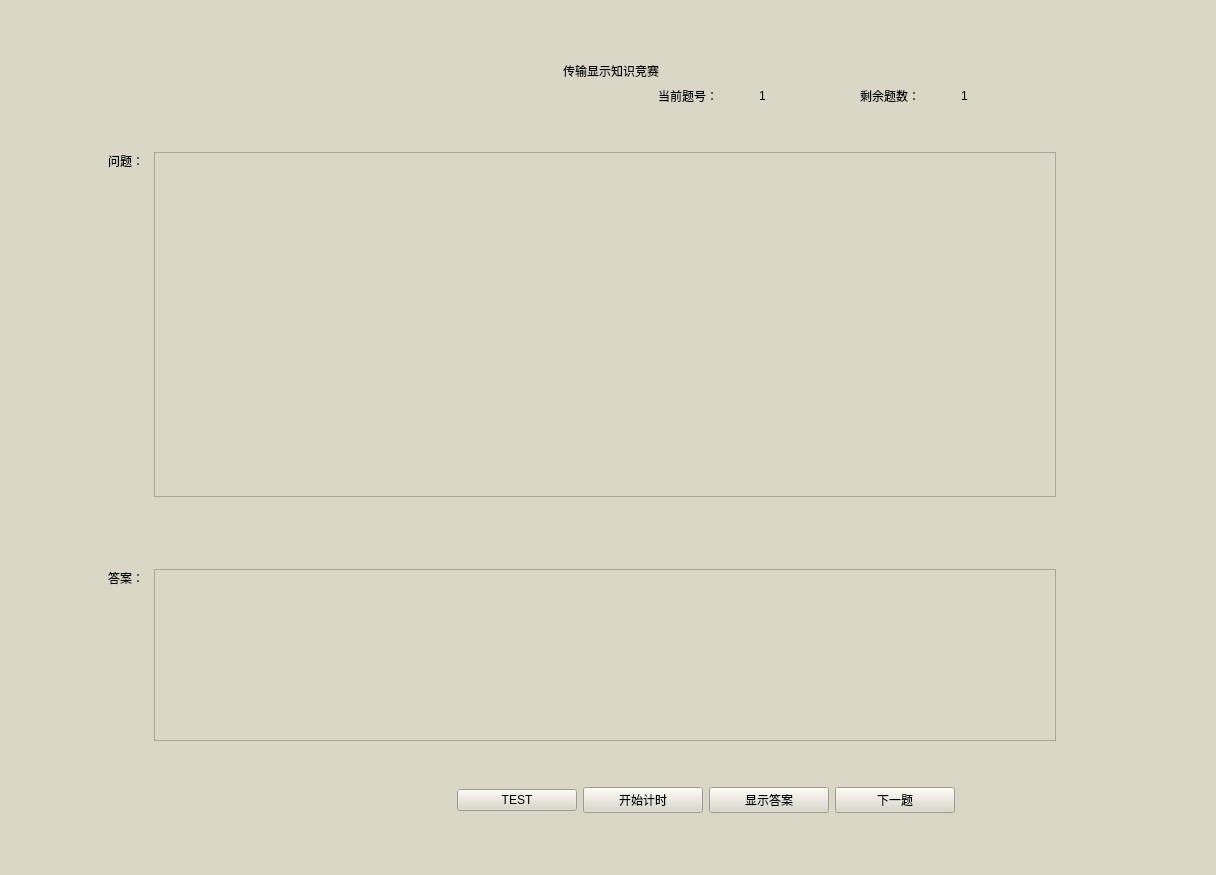
<?xml version="1.0" encoding="UTF-8"?>
<ui version="4.0">
 <class>CKnowledge</class>
 <widget class="QWidget" name="CKnowledge">
  <property name="windowModality">
   <enum>Qt::ApplicationModal</enum>
  </property>
  <property name="enabled">
   <bool>true</bool>
  </property>
  <property name="geometry">
   <rect>
    <x>0</x>
    <y>0</y>
    <width>1216</width>
    <height>875</height>
   </rect>
  </property>
  <property name="windowTitle">
   <string>SampleSoftware</string>
  </property>
  <property name="autoFillBackground">
   <bool>false</bool>
  </property>
  <property name="styleSheet">
   <string notr="true">background-color: rgb(218, 215, 199);</string>
  </property>
  <layout class="QFormLayout" name="formLayout">
   <item row="0" column="1">
    <widget class="QWidget" name="widget" native="true">
     <property name="sizePolicy">
      <sizepolicy hsizetype="Expanding" vsizetype="Expanding">
       <horstretch>1</horstretch>
       <verstretch>1</verstretch>
      </sizepolicy>
     </property>
     <property name="styleSheet">
      <string notr="true">border-image: url(:/img/img/yangpi.png);</string>
     </property>
     <layout class="QGridLayout" name="gridLayout">
      <item row="3" column="10" colspan="2">
       <layout class="QHBoxLayout" name="horizontalLayout_2">
        <item>
         <widget class="QLabel" name="label">
          <property name="styleSheet">
           <string notr="true">font: 26pt &quot;微软雅黑&quot;;</string>
          </property>
          <property name="text">
           <string>剩余题数：</string>
          </property>
         </widget>
        </item>
        <item>
         <widget class="QLabel" name="label_leftQsCnt">
          <property name="styleSheet">
           <string notr="true">font: 26pt &quot;微软雅黑&quot;;</string>
          </property>
          <property name="text">
           <string>1</string>
          </property>
         </widget>
        </item>
       </layout>
      </item>
      <item row="3" column="2">
       <spacer name="horizontalSpacer_13">
        <property name="orientation">
         <enum>Qt::Horizontal</enum>
        </property>
        <property name="sizeHint" stdset="0">
         <size>
          <width>40</width>
          <height>20</height>
         </size>
        </property>
       </spacer>
      </item>
      <item row="3" column="9">
       <widget class="QLabel" name="label_No">
        <property name="autoFillBackground">
         <bool>false</bool>
        </property>
        <property name="styleSheet">
         <string notr="true">font: 26pt &quot;微软雅黑&quot;;</string>
        </property>
        <property name="text">
         <string>1</string>
        </property>
       </widget>
      </item>
      <item row="3" column="12" colspan="3">
       <spacer name="horizontalSpacer_14">
        <property name="orientation">
         <enum>Qt::Horizontal</enum>
        </property>
        <property name="sizeHint" stdset="0">
         <size>
          <width>40</width>
          <height>20</height>
         </size>
        </property>
       </spacer>
      </item>
      <item row="2" column="3" colspan="11">
       <widget class="QLabel" name="label_No_2">
        <property name="autoFillBackground">
         <bool>false</bool>
        </property>
        <property name="styleSheet">
         <string notr="true">font: 36pt &quot;微软雅黑&quot;;</string>
        </property>
        <property name="text">
         <string>传输显示知识竞赛</string>
        </property>
        <property name="alignment">
         <set>Qt::AlignCenter</set>
        </property>
        <property name="textInteractionFlags">
         <set>Qt::LinksAccessibleByMouse</set>
        </property>
       </widget>
      </item>
      <item row="10" column="4">
       <spacer name="horizontalSpacer_9">
        <property name="orientation">
         <enum>Qt::Horizontal</enum>
        </property>
        <property name="sizeHint" stdset="0">
         <size>
          <width>40</width>
          <height>20</height>
         </size>
        </property>
       </spacer>
      </item>
      <item row="4" column="2">
       <spacer name="verticalSpacer_2">
        <property name="orientation">
         <enum>Qt::Vertical</enum>
        </property>
        <property name="sizeHint" stdset="0">
         <size>
          <width>20</width>
          <height>40</height>
         </size>
        </property>
       </spacer>
      </item>
      <item row="8" column="2">
       <widget class="QLabel" name="label_4">
        <property name="autoFillBackground">
         <bool>false</bool>
        </property>
        <property name="styleSheet">
         <string notr="true">font: 26pt &quot;微软雅黑&quot;;</string>
        </property>
        <property name="text">
         <string>答案：</string>
        </property>
        <property name="alignment">
         <set>Qt::AlignLeading|Qt::AlignLeft|Qt::AlignTop</set>
        </property>
       </widget>
      </item>
      <item row="3" column="8">
       <widget class="QLabel" name="label_2">
        <property name="autoFillBackground">
         <bool>false</bool>
        </property>
        <property name="styleSheet">
         <string notr="true">font: 26pt &quot;微软雅黑&quot;;</string>
        </property>
        <property name="text">
         <string>当前题号：</string>
        </property>
       </widget>
      </item>
      <item row="6" column="12" colspan="3">
       <spacer name="horizontalSpacer_4">
        <property name="orientation">
         <enum>Qt::Horizontal</enum>
        </property>
        <property name="sizeHint" stdset="0">
         <size>
          <width>40</width>
          <height>20</height>
         </size>
        </property>
       </spacer>
      </item>
      <item row="8" column="3" colspan="9">
       <widget class="QTextEdit" name="textEdit_answer">
        <property name="sizePolicy">
         <sizepolicy hsizetype="Expanding" vsizetype="Expanding">
          <horstretch>1</horstretch>
          <verstretch>1</verstretch>
         </sizepolicy>
        </property>
        <property name="autoFillBackground">
         <bool>false</bool>
        </property>
        <property name="styleSheet">
         <string notr="true">font: 26pt &quot;微软雅黑&quot;;</string>
        </property>
        <property name="html">
         <string>&lt;!DOCTYPE HTML PUBLIC &quot;-//W3C//DTD HTML 4.0//EN&quot; &quot;http://www.w3.org/TR/REC-html40/strict.dtd&quot;&gt;
&lt;html&gt;&lt;head&gt;&lt;meta name=&quot;qrichtext&quot; content=&quot;1&quot; /&gt;&lt;style type=&quot;text/css&quot;&gt;
p, li { white-space: pre-wrap; }
&lt;/style&gt;&lt;/head&gt;&lt;body style=&quot; font-family:'微软雅黑'; font-size:26pt; font-weight:400; font-style:normal;&quot;&gt;
&lt;p style=&quot;-qt-paragraph-type:empty; margin-top:0px; margin-bottom:0px; margin-left:0px; margin-right:0px; -qt-block-indent:0; text-indent:0px;&quot;&gt;&lt;br /&gt;&lt;/p&gt;&lt;/body&gt;&lt;/html&gt;</string>
        </property>
       </widget>
      </item>
      <item row="8" column="14">
       <spacer name="horizontalSpacer_5">
        <property name="orientation">
         <enum>Qt::Horizontal</enum>
        </property>
        <property name="sizeHint" stdset="0">
         <size>
          <width>40</width>
          <height>20</height>
         </size>
        </property>
       </spacer>
      </item>
      <item row="10" column="2">
       <spacer name="horizontalSpacer_6">
        <property name="orientation">
         <enum>Qt::Horizontal</enum>
        </property>
        <property name="sizeHint" stdset="0">
         <size>
          <width>40</width>
          <height>20</height>
         </size>
        </property>
       </spacer>
      </item>
      <item row="10" column="3">
       <spacer name="horizontalSpacer_7">
        <property name="orientation">
         <enum>Qt::Horizontal</enum>
        </property>
        <property name="sizeHint" stdset="0">
         <size>
          <width>40</width>
          <height>20</height>
         </size>
        </property>
       </spacer>
      </item>
      <item row="10" column="5">
       <widget class="QLabel" name="label_timer">
        <property name="styleSheet">
         <string notr="true">color: rgb(255, 0, 0);
font: 48pt &quot;Academy Engraved LET&quot;;</string>
        </property>
        <property name="text">
         <string/>
        </property>
        <property name="alignment">
         <set>Qt::AlignCenter</set>
        </property>
       </widget>
      </item>
      <item row="10" column="11" colspan="2">
       <spacer name="horizontalSpacer_11">
        <property name="orientation">
         <enum>Qt::Horizontal</enum>
        </property>
        <property name="sizeHint" stdset="0">
         <size>
          <width>40</width>
          <height>20</height>
         </size>
        </property>
       </spacer>
      </item>
      <item row="10" column="13" colspan="2">
       <spacer name="horizontalSpacer_12">
        <property name="orientation">
         <enum>Qt::Horizontal</enum>
        </property>
        <property name="sizeHint" stdset="0">
         <size>
          <width>40</width>
          <height>20</height>
         </size>
        </property>
       </spacer>
      </item>
      <item row="9" column="3">
       <spacer name="verticalSpacer_4">
        <property name="orientation">
         <enum>Qt::Vertical</enum>
        </property>
        <property name="sizeHint" stdset="0">
         <size>
          <width>20</width>
          <height>40</height>
         </size>
        </property>
       </spacer>
      </item>
      <item row="1" column="2">
       <spacer name="verticalSpacer_5">
        <property name="orientation">
         <enum>Qt::Vertical</enum>
        </property>
        <property name="sizeHint" stdset="0">
         <size>
          <width>20</width>
          <height>40</height>
         </size>
        </property>
       </spacer>
      </item>
      <item row="6" column="15">
       <spacer name="horizontalSpacer_2">
        <property name="orientation">
         <enum>Qt::Horizontal</enum>
        </property>
        <property name="sizeHint" stdset="0">
         <size>
          <width>40</width>
          <height>20</height>
         </size>
        </property>
       </spacer>
      </item>
      <item row="8" column="1">
       <spacer name="horizontalSpacer">
        <property name="orientation">
         <enum>Qt::Horizontal</enum>
        </property>
        <property name="sizeHint" stdset="0">
         <size>
          <width>40</width>
          <height>20</height>
         </size>
        </property>
       </spacer>
      </item>
      <item row="11" column="5">
       <spacer name="verticalSpacer_6">
        <property name="orientation">
         <enum>Qt::Vertical</enum>
        </property>
        <property name="sizeHint" stdset="0">
         <size>
          <width>20</width>
          <height>40</height>
         </size>
        </property>
       </spacer>
      </item>
      <item row="8" column="0">
       <spacer name="horizontalSpacer_3">
        <property name="orientation">
         <enum>Qt::Horizontal</enum>
        </property>
        <property name="sizeHint" stdset="0">
         <size>
          <width>40</width>
          <height>20</height>
         </size>
        </property>
       </spacer>
      </item>
      <item row="6" column="16">
       <spacer name="horizontalSpacer_8">
        <property name="orientation">
         <enum>Qt::Horizontal</enum>
        </property>
        <property name="sizeHint" stdset="0">
         <size>
          <width>40</width>
          <height>20</height>
         </size>
        </property>
       </spacer>
      </item>
      <item row="10" column="6" colspan="5">
       <layout class="QHBoxLayout" name="horizontalLayout1">
        <item>
         <widget class="QPushButton" name="pushButton_Test">
          <property name="styleSheet">
           <string notr="true">font: 22pt &quot;微软雅黑&quot;;
border-color: rgb(255, 234, 180);</string>
          </property>
          <property name="text">
           <string>TEST</string>
          </property>
         </widget>
        </item>
        <item>
         <widget class="QPushButton" name="pushButton_timer">
          <property name="autoFillBackground">
           <bool>false</bool>
          </property>
          <property name="styleSheet">
           <string notr="true">font: 22pt &quot;微软雅黑&quot;;
border-color: rgb(255, 234, 180);</string>
          </property>
          <property name="text">
           <string>开始计时</string>
          </property>
         </widget>
        </item>
        <item>
         <widget class="QPushButton" name="pushButton_showAnswer">
          <property name="autoFillBackground">
           <bool>false</bool>
          </property>
          <property name="styleSheet">
           <string notr="true">font: 22pt &quot;微软雅黑&quot;;
border-color: rgb(255, 234, 180);</string>
          </property>
          <property name="text">
           <string>显示答案</string>
          </property>
         </widget>
        </item>
        <item>
         <widget class="QPushButton" name="pushButton_Next">
          <property name="autoFillBackground">
           <bool>false</bool>
          </property>
          <property name="styleSheet">
           <string notr="true">font: 22pt &quot;微软雅黑&quot;;
border-color: rgb(255, 234, 180);</string>
          </property>
          <property name="text">
           <string>下一题</string>
          </property>
         </widget>
        </item>
       </layout>
      </item>
      <item row="7" column="2">
       <spacer name="verticalSpacer_3">
        <property name="orientation">
         <enum>Qt::Vertical</enum>
        </property>
        <property name="sizeHint" stdset="0">
         <size>
          <width>20</width>
          <height>40</height>
         </size>
        </property>
       </spacer>
      </item>
      <item row="5" column="2" rowspan="2">
       <widget class="QLabel" name="label_3">
        <property name="styleSheet">
         <string notr="true">font: 26pt &quot;微软雅黑&quot;;</string>
        </property>
        <property name="text">
         <string>问题：</string>
        </property>
        <property name="alignment">
         <set>Qt::AlignLeading|Qt::AlignLeft|Qt::AlignTop</set>
        </property>
       </widget>
      </item>
      <item row="5" column="3" colspan="9">
       <widget class="QTextEdit" name="textEdit_question">
        <property name="sizePolicy">
         <sizepolicy hsizetype="Expanding" vsizetype="Expanding">
          <horstretch>1</horstretch>
          <verstretch>2</verstretch>
         </sizepolicy>
        </property>
        <property name="autoFillBackground">
         <bool>false</bool>
        </property>
        <property name="styleSheet">
         <string notr="true">font: 26pt &quot;微软雅黑&quot;;</string>
        </property>
        <property name="html">
         <string>&lt;!DOCTYPE HTML PUBLIC &quot;-//W3C//DTD HTML 4.0//EN&quot; &quot;http://www.w3.org/TR/REC-html40/strict.dtd&quot;&gt;
&lt;html&gt;&lt;head&gt;&lt;meta name=&quot;qrichtext&quot; content=&quot;1&quot; /&gt;&lt;style type=&quot;text/css&quot;&gt;
p, li { white-space: pre-wrap; }
&lt;/style&gt;&lt;/head&gt;&lt;body style=&quot; font-family:'微软雅黑'; font-size:26pt; font-weight:400; font-style:normal;&quot;&gt;
&lt;p style=&quot;-qt-paragraph-type:empty; margin-top:0px; margin-bottom:0px; margin-left:0px; margin-right:0px; -qt-block-indent:0; text-indent:0px;&quot;&gt;&lt;br /&gt;&lt;/p&gt;&lt;/body&gt;&lt;/html&gt;</string>
        </property>
       </widget>
      </item>
     </layout>
    </widget>
   </item>
  </layout>
 </widget>
 <layoutdefault spacing="6" margin="11"/>
 <resources>
  <include location="samplesoftware.qrc"/>
 </resources>
 <connections/>
</ui>
